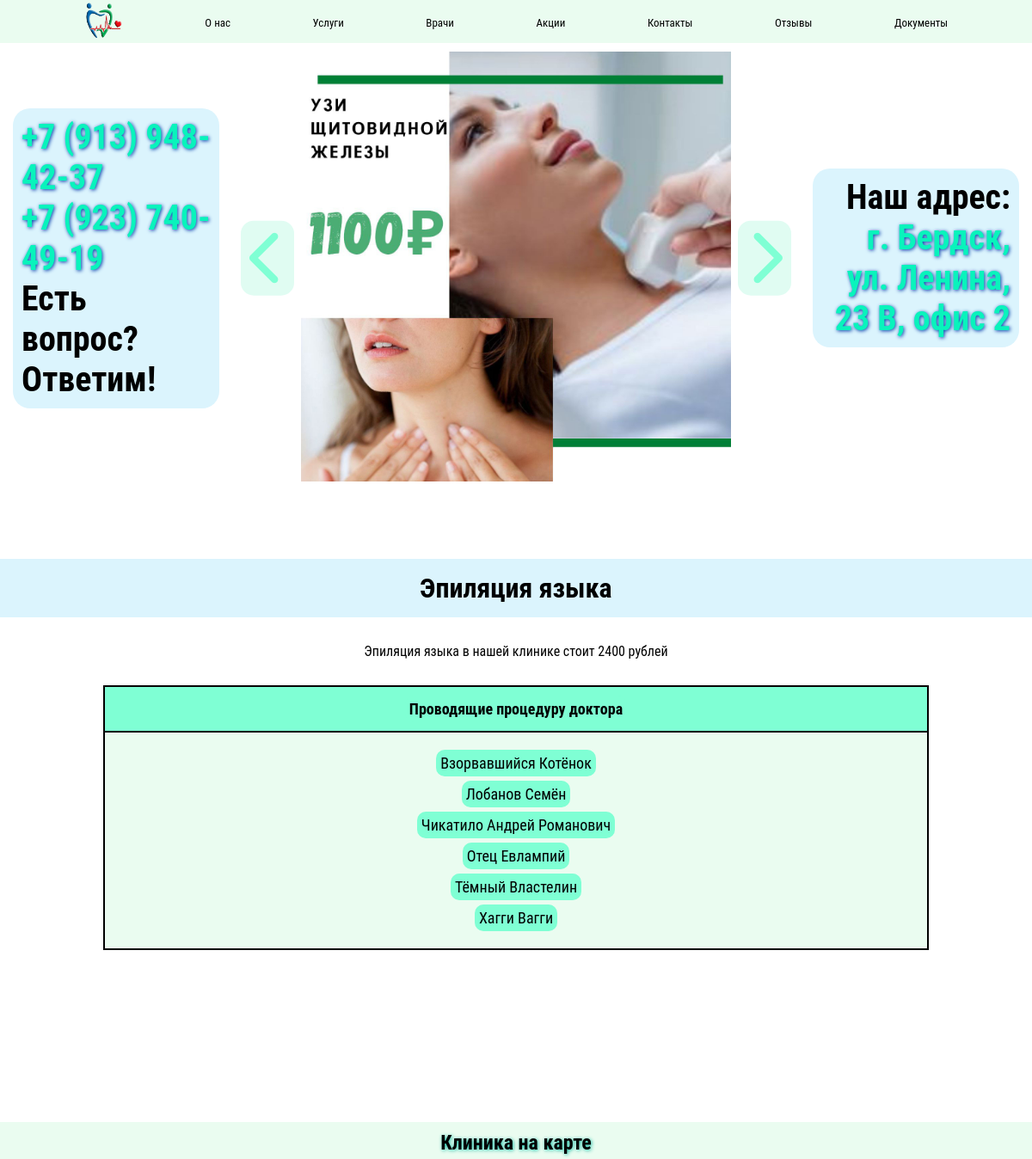
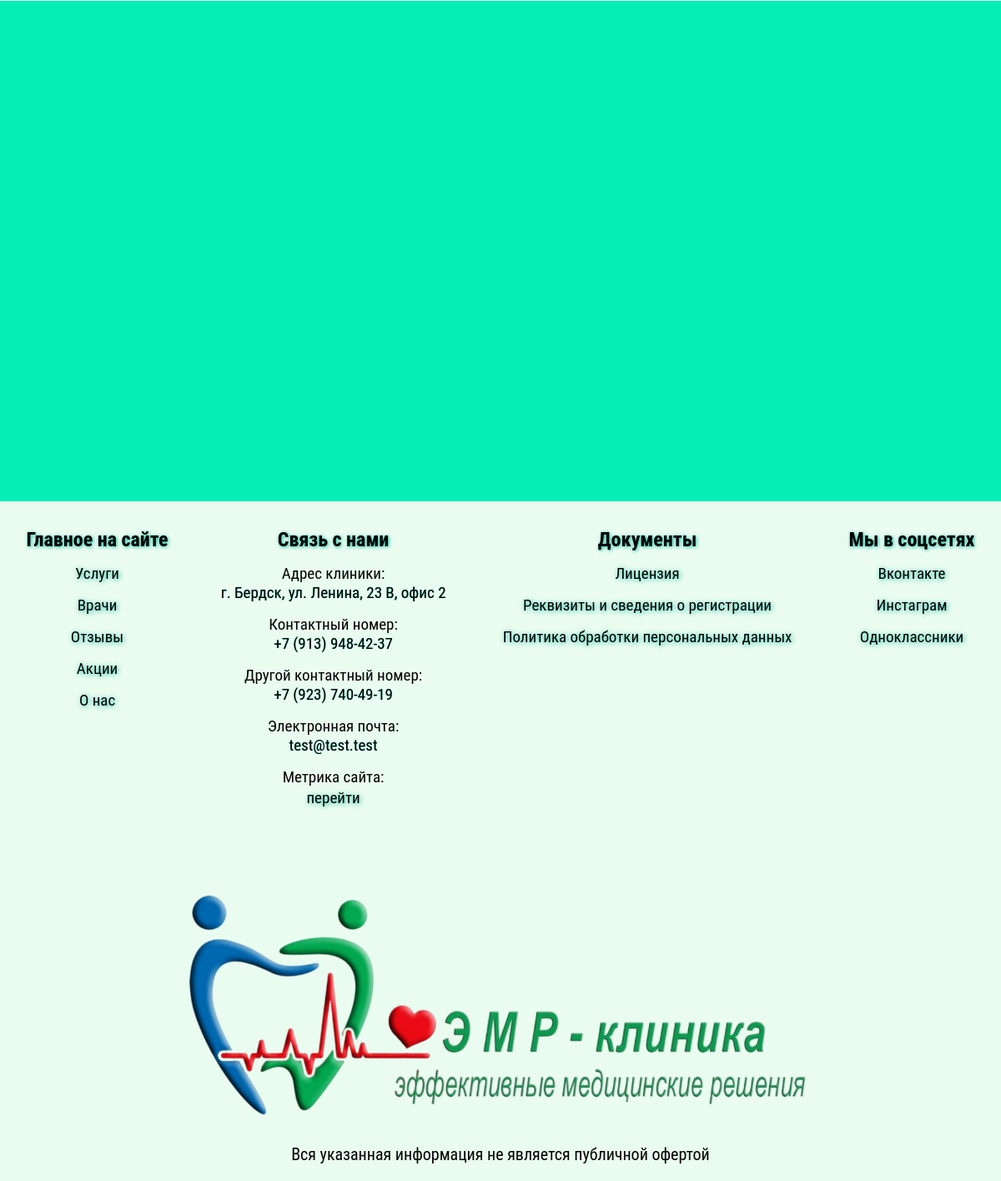
The app's page /услуги/эпиляция-языка with its own data (2 pictures, top to bottom).
### main/models.py (models this page shows, shortened)
class CarouselPicture(models.Model):
    picture = models.FileField(upload_to='carousel_pictures', verbose_name='Изображение')
    description = models.CharField('Короткое описание', max_length=150)
    class Meta:
        verbose_name = 'Изображение для слайд-шоу'
        verbose_name_plural = 'Изображения для слайд-шоу'

class Service(models.Model):
    name = models.CharField('Название процедуры', max_length=300)
    price = models.IntegerField('Цена, руб.')
    slug = models.SlugField('Ссылка, которая будет вести к услуге. Это поле заполняется само, не нужно его трогать. Вписав сюда что-то, вы ничего не испортите, но и лучше от этого не станет.', blank=True, allow_unicode=True)
    class Meta:
        verbose_name = 'Услуга'
        verbose_name_plural = 'Услуги'

class Doctor(models.Model):
    name = models.CharField('Фамилия, имя и отчество врача', max_length=150, unique=True)
    picture = models.FileField('Фото врача', upload_to='doctors_pictures/%Y/%m/%d')
    speciality = models.CharField('Специализация', max_length=300)
    experience = models.CharField('Стаж работы', max_length=100)
    education = models.TextField('Образование')
    additional_qualification = models.TextField('Повышение квалификации', blank=True)
    services = models.ManyToManyField(Service, verbose_name='Услуги')
    slug = models.SlugField('Ссылка, которая будет вести к врачу. Это поле заполняется само, не нужно его трогать. Вписав сюда что-то, вы ничего не испортите, но и лучше от этого не станет.', blank=True, allow_unicode=True)
    def get_absolute_url(self):
        return reverse('doctor', kwargs={'name_slug': self.slug})
    class Meta:
        verbose_name = 'Врач'
        verbose_name_plural = 'Врачи'

### main/templatetags/main_tags.py (called while the page is built)
@register.inclusion_tag('main/carousel-ul.html')
def get_carousel_list():
    images = CarouselPicture.objects.all()
    slides_dict = {}
    inactive_list_items = []
    for index in range(len(images)):
        if index == 0:
            slides_dict['active_slide'] = images[index]
        else:
            inactive_list_items.append(images[index])
    slides_dict['inactive_slides'] = inactive_list_items
    return {'slides_dict': slides_dict}

### main/views.py (called while the page is built)
def service(request, service_slug):
    service_requested = Service.objects.get(slug=service_slug)
    context = {
        'title': f'ЭМР - {service_requested.name}',
        'service': service_requested,
        'yandex_map_apikey': config('YANDEX_MAP_APIKEY')
    }
    return render(request, 'main/service.html', context=context)

### main/templates/main/service.html (shortened to what this page needs)
{% extends 'main/base.html' %}
{% block content %}
    <h1 class="main-header">{{ service.name }}</h1>
    <p style="margin-bottom: 30px; margin-top: 30px;">{{ service.name }} в нашей клинике стоит {{ service.price }} рублей</p>
    <ul>
        {% if service.doctor_set %}
            <table class="services-table">
        <tr>
            <th class="services-th"><a class="services-table-link" href="{% url 'doctors' %}">Проводящие процедуру доктора</a></th>
        </tr>
            <tr>
            <td class="services-td"><ul style="list-style: none">
            {% for doctor in service.doctor_set.all %}
                <li class="list-item-mobile"><div class="table-button-mobile"><p><a class="services-table-link" href="{{ doctor.get_absolute_url }}">{{ doctor.name }}</a></p></div></li>
            {% endfor %}</ul></td></tr>
        </table>
        {% else %}
            <li>
                <p>Эту процедуру временно никто не проводит</p>
            </li>
        {% endif %}
    </ul>
{% endblock %}

### main/templates/main/carousel-ul.html (shortened to what this page needs)
<ul data-slides>
    <li class="slide" data-active><img src="{{ slides_dict.active_slide.picture.url }}" alt="{{ slides_dict.active_slide.picture.description }}"></li>
</ul>

### main/static/main/css/carousel-desktop.css (style rules this page uses)
.carousel ul { padding: 0; margin: 0; list-style: none; }
.slide { position: absolute; inset: 0; opacity: 0; transition: 400ms opacity ease-in-out; transition-delay: 400ms; }
.slide[data-active] { opacity: 1; transition-delay: 0ms; z-index: 1; }
.slide img { display: block; width: 100%; height: auto; object-position: center; object-fit: cover; margin-top: 10px; margin-bottom: 20px; }

### main/static/main/css/tables-desktop.css (style rules this page uses)
.services-table { background-color: black; right: 10%; width: 80%; position: relative; left: 10%; font-size: 18px; }
.services-table-link { text-decoration: none; color: black; background-color: aquamarine; padding: 5px; border-radius: 10px; transition: all 0.3s linear; }
.services-th { background-color: aquamarine; padding: 15px; transition: all 0.3s linear; border-radius: 0 !important; }
.services-td { background-color: #eafcf0; padding: 10px; }
.services-td li { margin: 15px; }

### main/static/main/css/other.css (style rules this page uses)
* { padding: 0; margin: 0; font-family: 'Roboto Condensed', sans-serif; box-sizing: border-box; }
*::before, *::after { box-sizing: border-box; }
body, html { overflow-x: hidden; }
.main-header { padding: 15px; width: 100%; background-color: #dbf4fd; margin-bottom: 30px; }

### records on screen
CarouselPicture: active_slide.picture (picture)
Service: name "Эпиляция языка", price "2400"
Doctor: name "Взорвавшийся Котёнок"
Doctor: name "Лобанов Семён"
Doctor: name "Чикатило Андрей Романович"
Doctor: name "Отец Евлампий"
Doctor: name "Тёмный Властелин"
Doctor: name "Хагги Вагги"
